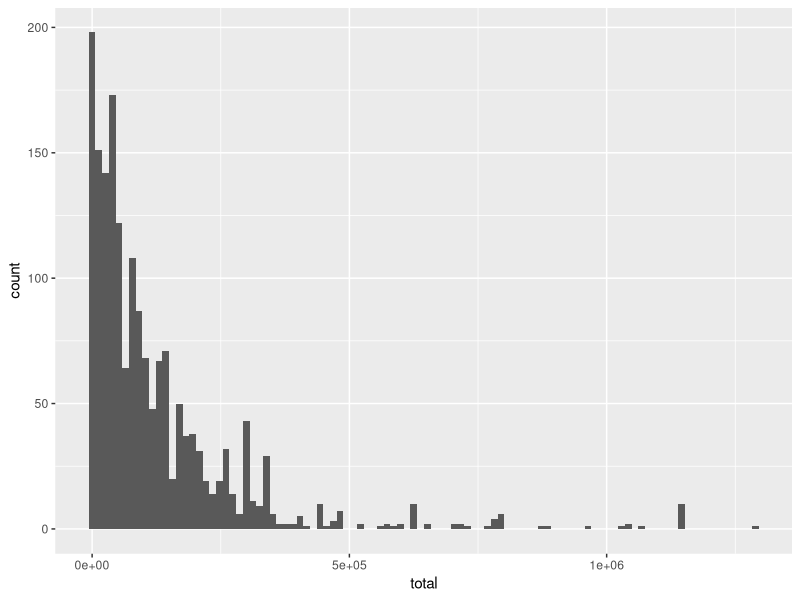
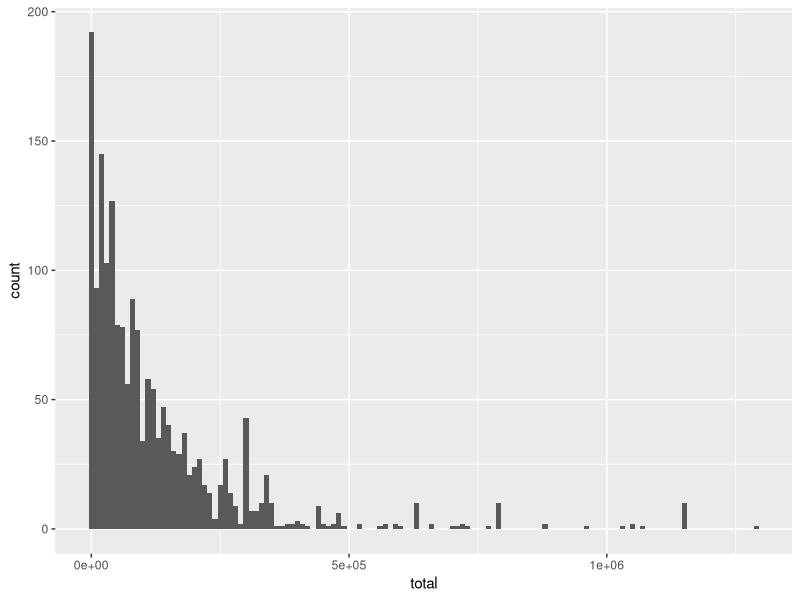
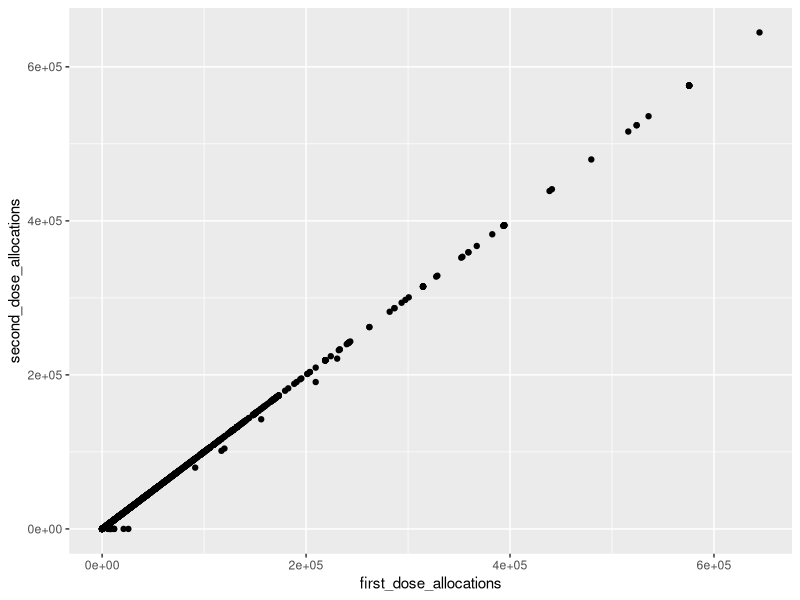
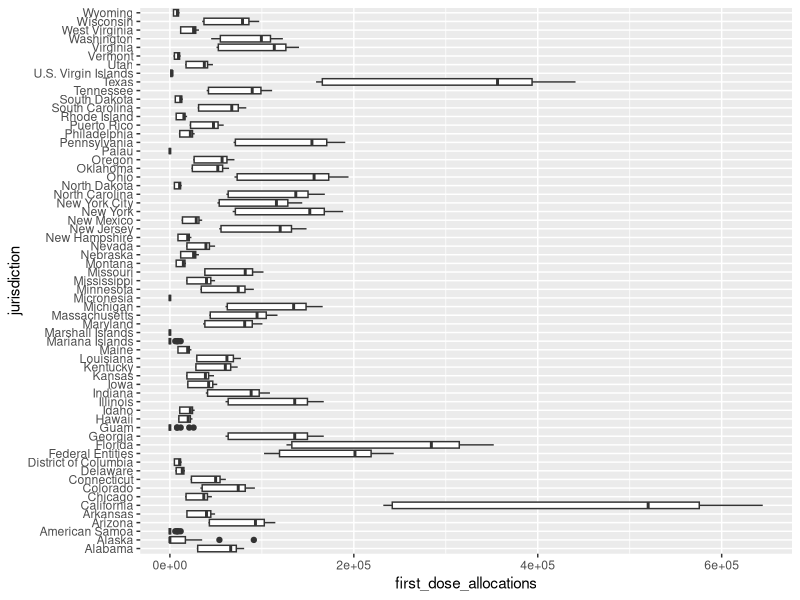
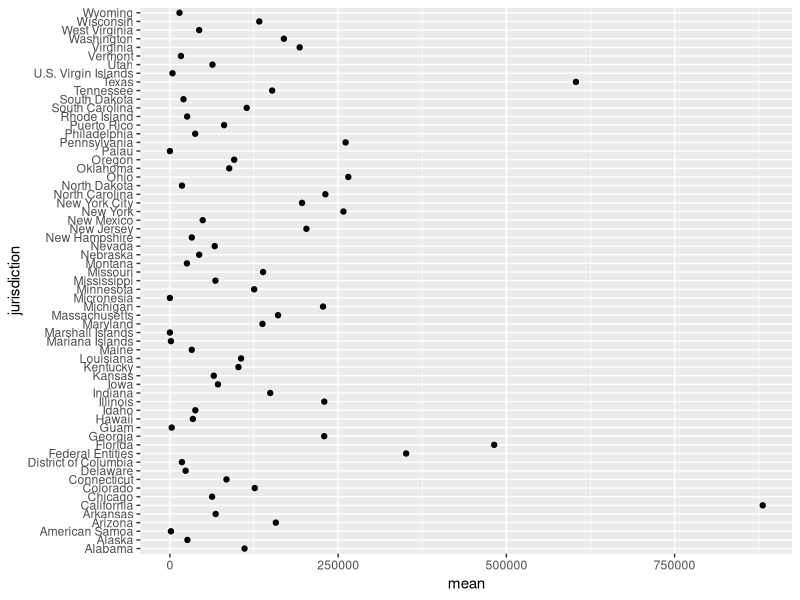

Generate these figures, in order, with R:
# Assignment 7

# download the vaccine_distribution.csv file from the blackboard. 

library(tidyverse)
library(ggplot2)

# import the dataset 
vaccine_distribution <- read_csv("vaccine_distribution.csv")

vaccine_distribution
# create a new column with the total number of doses (1st + 2nd)
vaccine_distribution <- vaccine_distribution %>% 
    mutate(total = first_dose_allocations + second_dose_allocations)

# plot a histogram to observe the distribution of the total dose allocations. 
# Play with the number of bins or the binwidth to get a better visualization
ggplot(vaccine_distribution, aes(x = total)) +
    geom_histogram(bins = 100)

ggplot(vaccine_distribution, aes(x = total)) +
    geom_histogram(binwidth = 10000)

# create a dot plot to compare the number of first dose allocations vs second dose allocations
ggplot(vaccine_distribution, aes(x = first_dose_allocations, y = second_dose_allocations)) +
    geom_point()

# create a boxplot to observe the distribution of first dose allocations per jurisdiction
ggplot(vaccine_distribution, aes(x = first_dose_allocations, y = jurisdiction)) +
    geom_boxplot()

# Use tidyverse functions to calculate the average number of total doses per jurisdiction, 
# then use the result to create a dot plot comparing the average number of doses vs jurisdiction
avg_jurisdiction <- vaccine_distribution %>% 
    group_by(jurisdiction) %>% 
    summarise(mean = mean(total))
avg_jurisdiction

ggplot(avg_jurisdiction, aes(x = mean, y = jurisdiction)) +
    geom_point()

